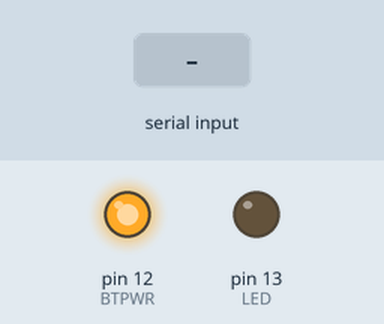
This sketch was run on a simulated Arduino Uno, built with avr-gcc and run on an emulated ATmega328P. Shown: output pins drawn as LEDs (lit = HIGH). Inputs (shaded band) come from the test bench. What the sketch prints to the serial monitor is not drawn.

Above: at 5.2 s.
5.3 s: "1" received over Serial
At 6.5 s:
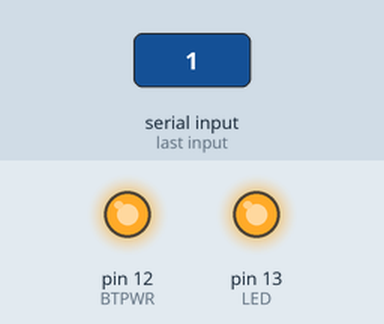
Timing chart, 0 to 8.3 s (numbered marks = the images above; inputs shaded):
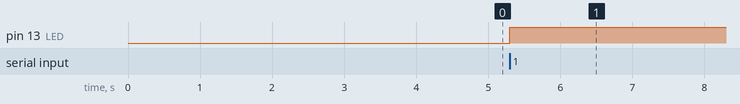

The sketch:

HC-06.ino
```cpp
// BT - HC06 TECHKROUD
const int LED = 13;
const int BTPWR = 12;

char nombreBT[10] = "Cristopher1";
char velocidad ='4';//9600
char pin [5]= "0000";

void setup(){
  pinMode(LED, OUTPUT);
  pinMode(BTPWR, OUTPUT);

  digitalWrite(LED, LOW);
  digitalWrite(BTPWR, HIGH);

  Serial.begin(9600);

  Serial.print("AT");
  delay(1000);

  Serial.print("AT+NAME");
  Serial.print(nombreBT);
  delay(1000);

  Serial.print("AT+BAUD");
  Serial.print(velocidad);
  delay(1000);

  Serial.print("AT+PIN");
  Serial.print(pin);
  delay(1000);

  digitalWrite(LED, HIGH);
}

void loop(){
  digitalWrite(LED, LOW);
  while(Serial.available()) {
    digitalWrite(LED, HIGH);
  }
}
```

Measured:
- after the input at 5.3 s, pin 13 (LED): LOW → HIGH at once
